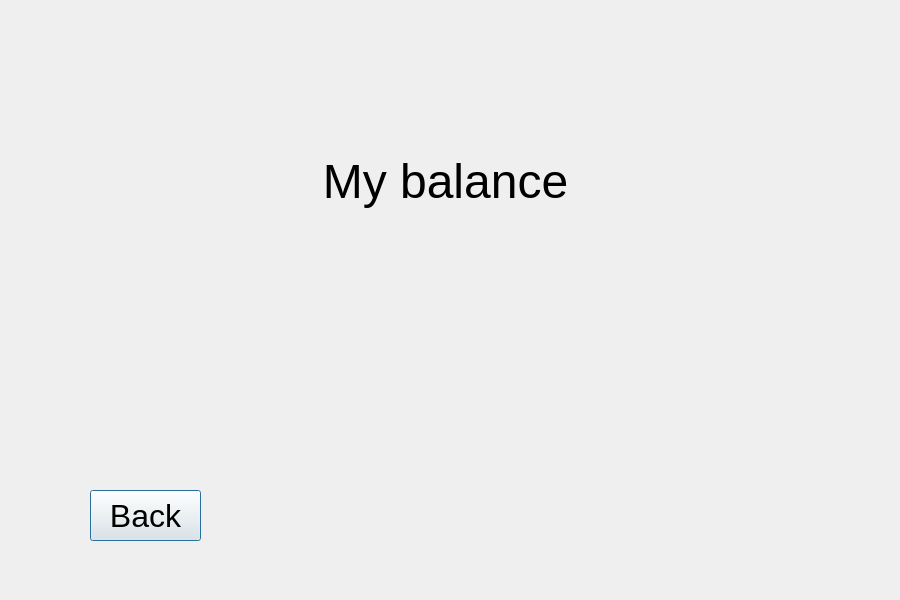
<?xml version="1.0" encoding="UTF-8"?>
<ui version="4.0">
 <class>Balance</class>
 <widget class="QDialog" name="Balance">
  <property name="geometry">
   <rect>
    <x>0</x>
    <y>0</y>
    <width>900</width>
    <height>600</height>
   </rect>
  </property>
  <property name="windowTitle">
   <string>Dialog</string>
  </property>
  <widget class="QWidget" name="layoutWidget">
   <property name="geometry">
    <rect>
     <x>270</x>
     <y>90</y>
     <width>351</width>
     <height>371</height>
    </rect>
   </property>
   <layout class="QGridLayout" name="gridLayout">
    <item row="2" column="0">
     <widget class="QLabel" name="labelBalance">
      <property name="font">
       <font>
        <family>Arial</family>
        <pointsize>24</pointsize>
       </font>
      </property>
      <property name="text">
       <string/>
      </property>
      <property name="alignment">
       <set>Qt::AlignmentFlag::AlignCenter</set>
      </property>
     </widget>
    </item>
    <item row="1" column="0">
     <widget class="QLabel" name="label">
      <property name="font">
       <font>
        <family>Arial</family>
        <pointsize>36</pointsize>
       </font>
      </property>
      <property name="layoutDirection">
       <enum>Qt::LayoutDirection::LeftToRight</enum>
      </property>
      <property name="text">
       <string>My balance</string>
      </property>
      <property name="alignment">
       <set>Qt::AlignmentFlag::AlignCenter</set>
      </property>
     </widget>
    </item>
   </layout>
  </widget>
  <widget class="QPushButton" name="btnBack">
   <property name="geometry">
    <rect>
     <x>90</x>
     <y>490</y>
     <width>111</width>
     <height>51</height>
    </rect>
   </property>
   <property name="font">
    <font>
     <family>Arial</family>
     <pointsize>24</pointsize>
    </font>
   </property>
   <property name="text">
    <string>Back</string>
   </property>
  </widget>
 </widget>
 <resources/>
 <connections/>
</ui>
